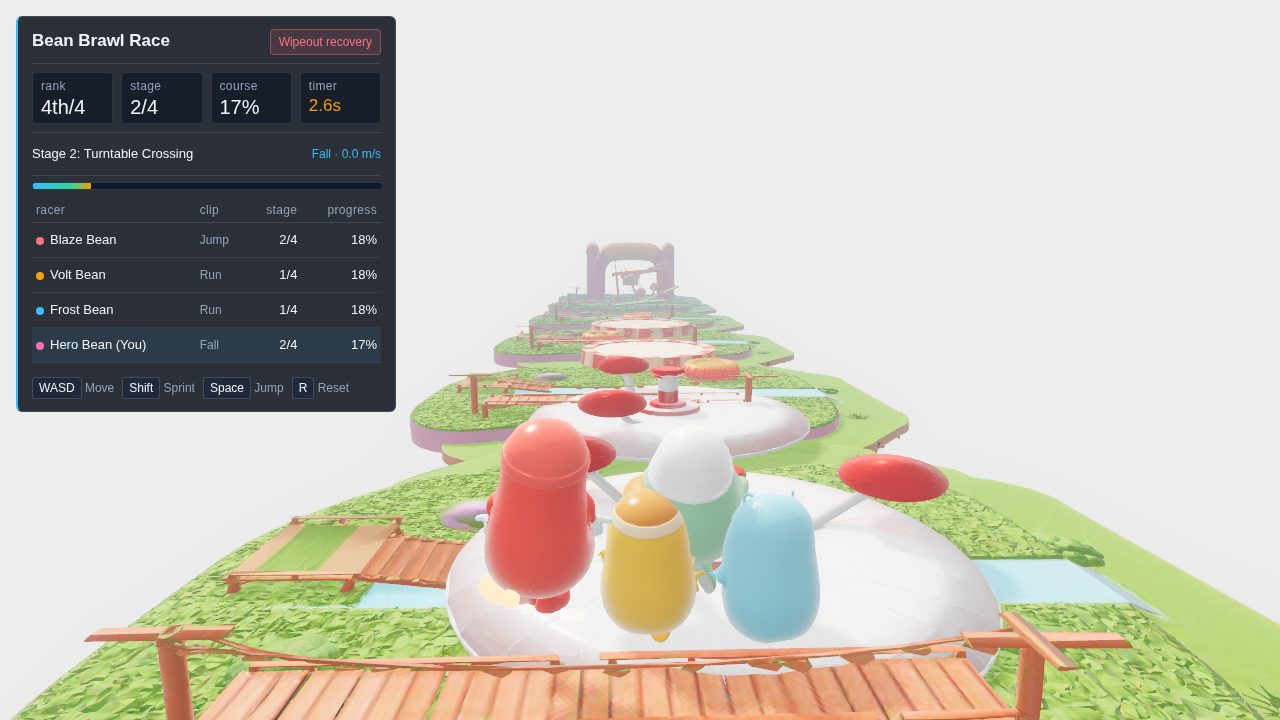
#> input picture evidence/likeness-soften/bean-brawl-race-1.jpg, 1280 x 720 px
$ python metrics.py ../../likeness-soften/bean-brawl-race-1.jpg
#> lines starting #> are read from the running program, lines starting #| are printed output that depends on the picture
import sys, json, numpy as np
from PIL import Image
res = {}
for p in sys.argv[1:]:
    a = np.asarray(Image.open(p).convert("RGB")).astype(np.float32) / 255.0
    l = (0.2126*a[...,0] + 0.7152*a[...,1] + 0.0722*a[...,2]) * 255
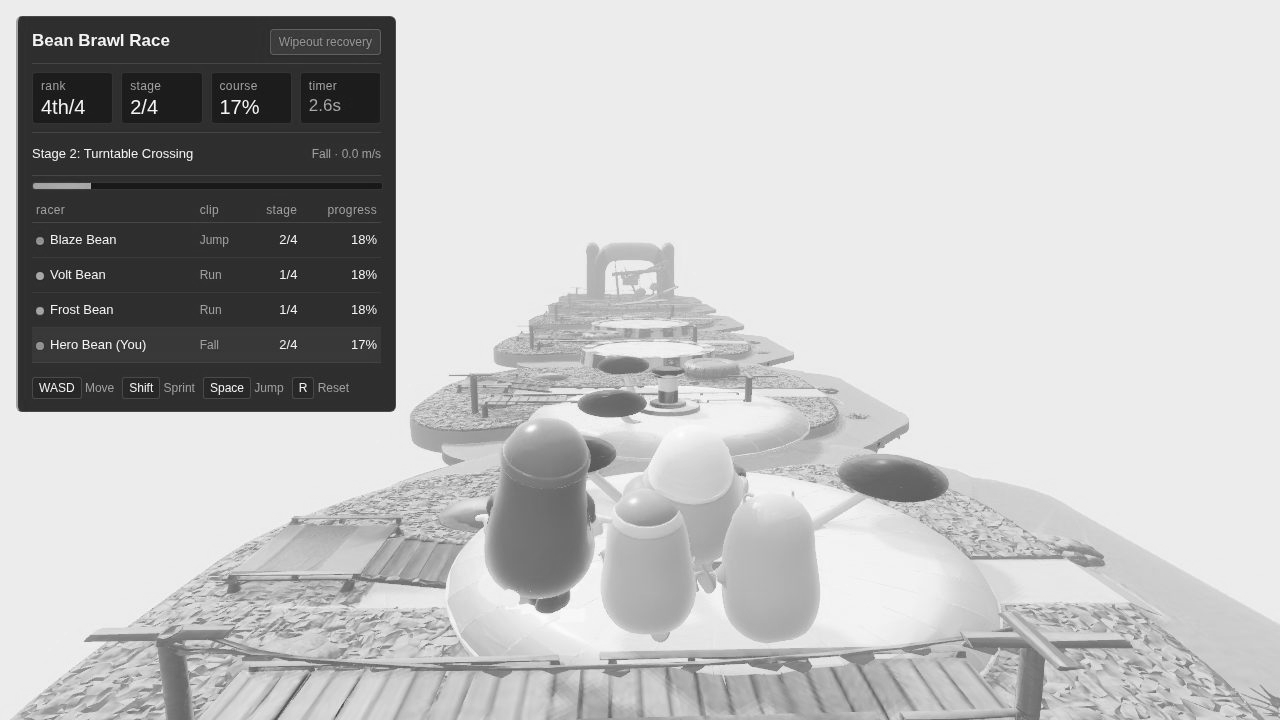
#> l: shape (720, 1280) float32; min 7.09, max 255, mean 190.9
    mx = a.max(-1); mn = a.min(-1); s = np.where(mx > 0, (mx-mn)/np.maximum(mx,1e-6), 0)
#> after `mx = a.max(-1)`:
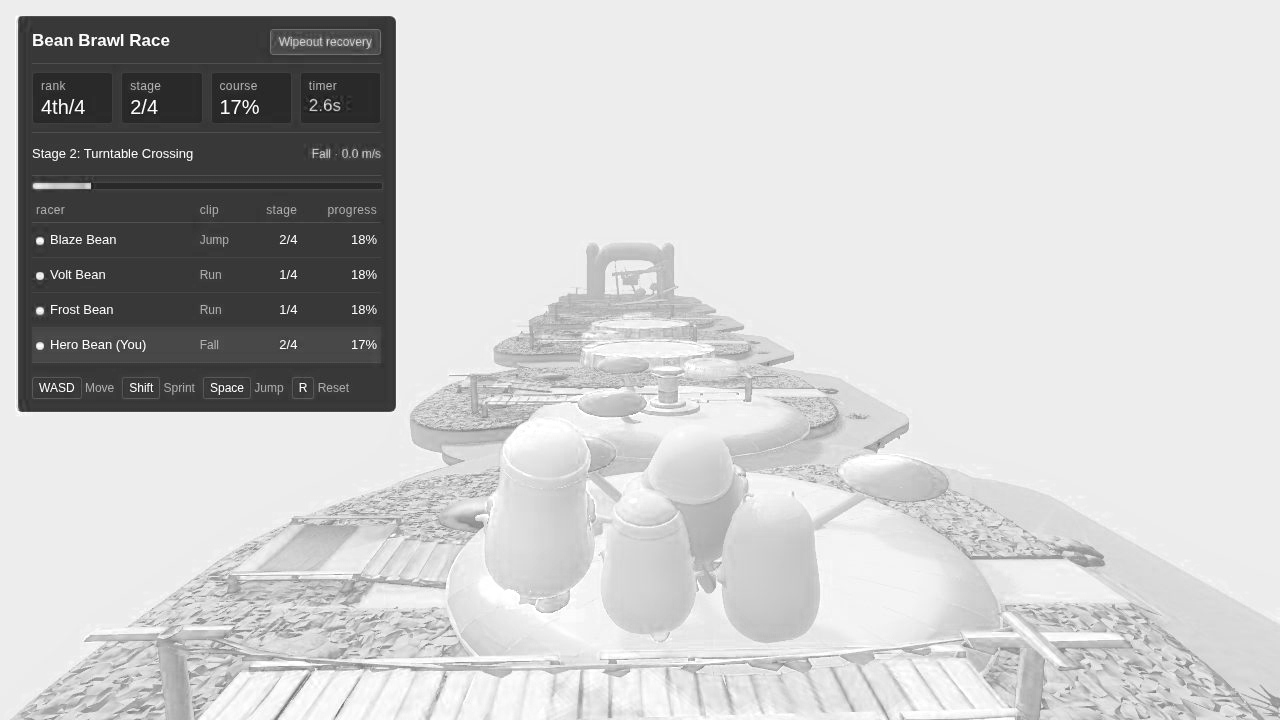
#> mx: shape (720, 1280) float32; min 0.0588, max 1, mean 0.79
#> after `mn = a.min(-1)`:
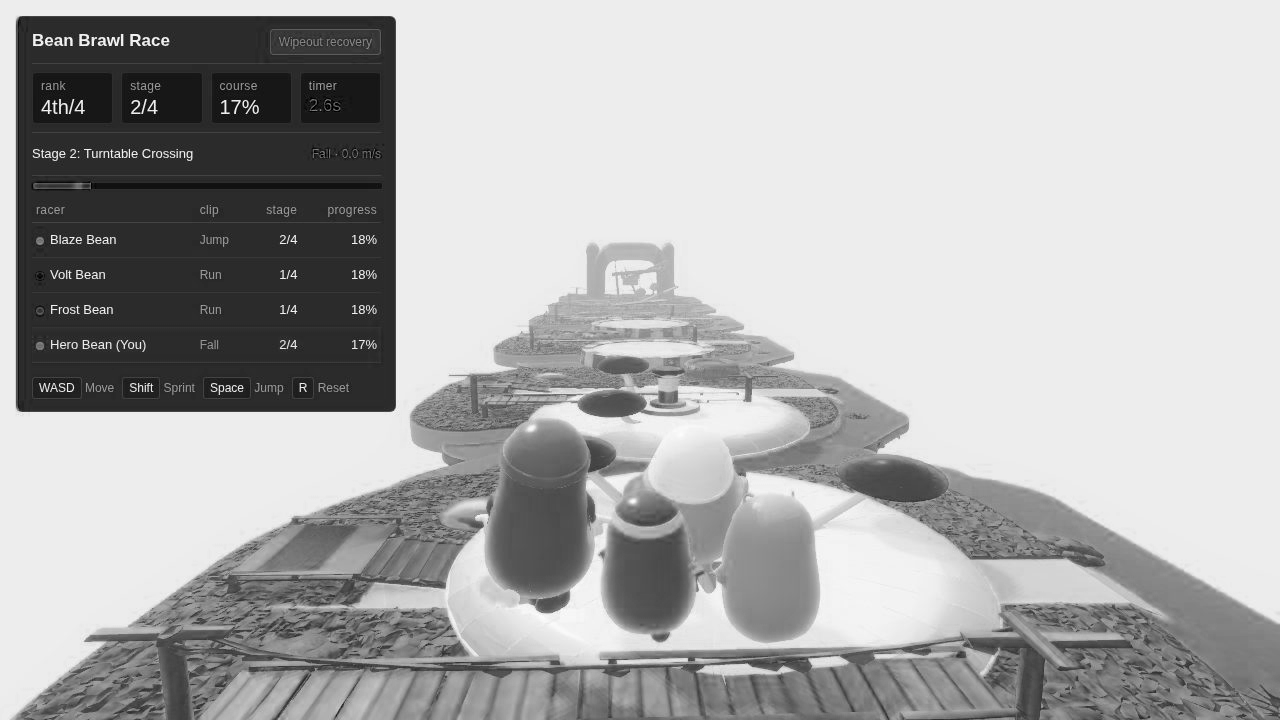
#> mn: shape (720, 1280) float32; min 0, max 1, mean 0.689
#> after `s = np.where(mx > 0, (mx - mn) / np.maximum(mx, 1e-06), 0)`:
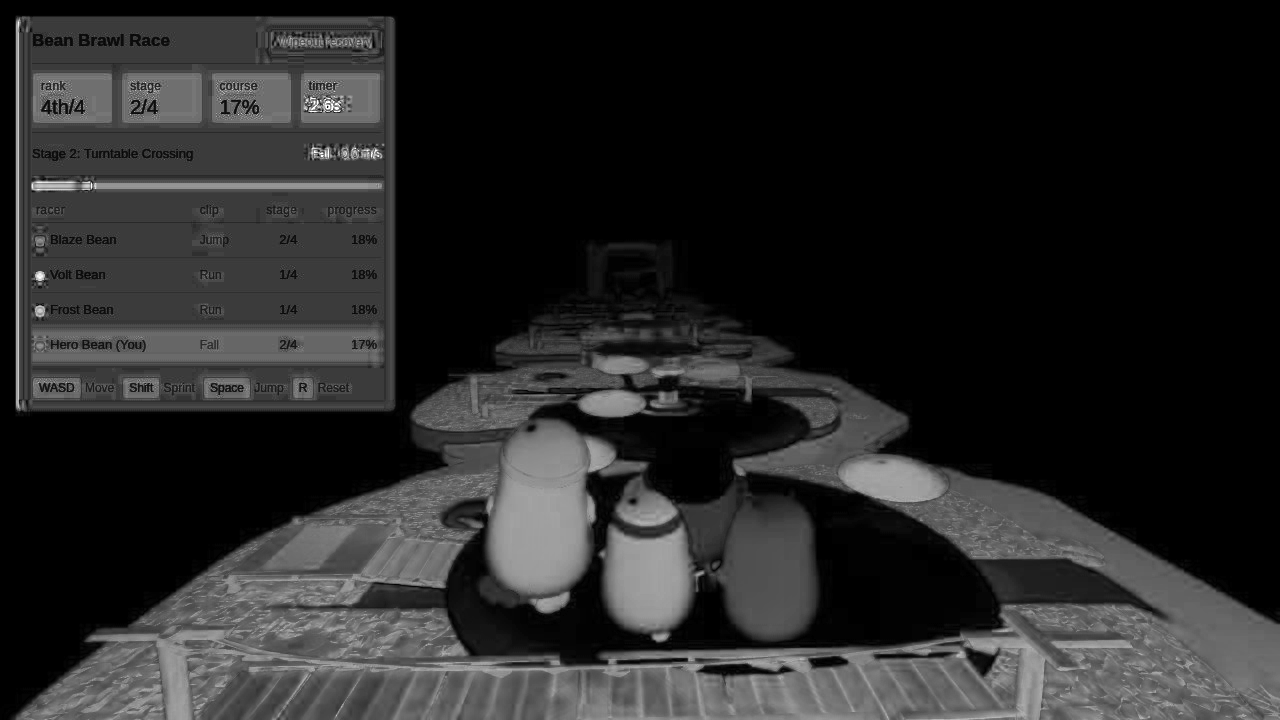
#> s: shape (720, 1280) float32; min 0, max 1, mean 0.153
    res[p] = dict(mean=round(float(l.mean()),1), p5=round(float(np.percentile(l,5)),1), p50=round(float(np.percentile(l,50)),1), p95=round(float(np.percentile(l,95)),1), sat=round(float(s.mean()),3))
print(json.dumps(res))
#| {"../../likeness-soften/bean-brawl-race-1.jpg": {"mean": 190.9, "p5": 46.8, "p50": 236.0, "p95": 237.0, "sat": 0.153}}
